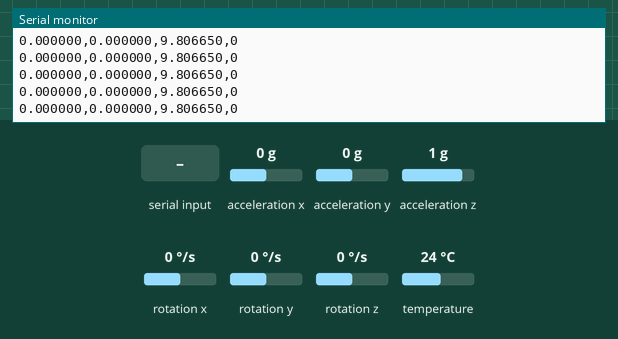
This sketch was run on a simulated ESP32. Parts: the last lines printed to the serial monitor. The inputs (shaded band) are chosen by the test bench; at power-on: acceleration x 0 g, acceleration y 0 g, acceleration z 1 g, rotation x 0 °/s, rotation y 0 °/s, rotation z 0 °/s, temperature 24 °C.

Above: at 1.2 s.
1.3 s: "b" received over Serial
2.8 s: "e" received over Serial
4.3 s: acceleration x set to -1.4 g
At 5.2 s:
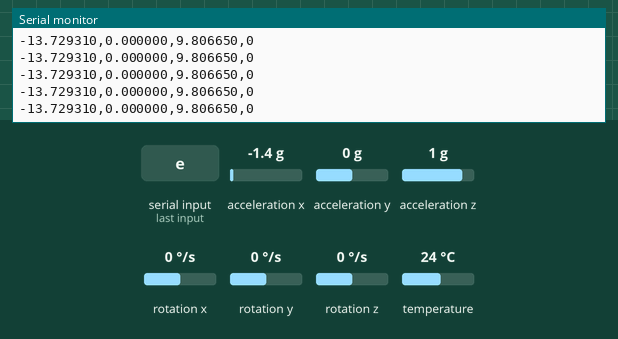
5.8 s: acceleration y set to -1.4 g
At 6.9 s:
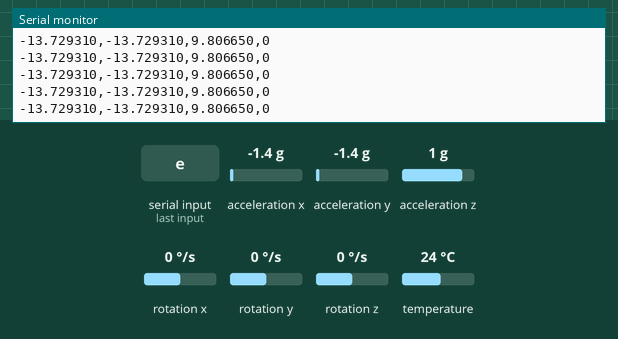
8.8 s: acceleration z set to -1.4 g
At 9.3 s:
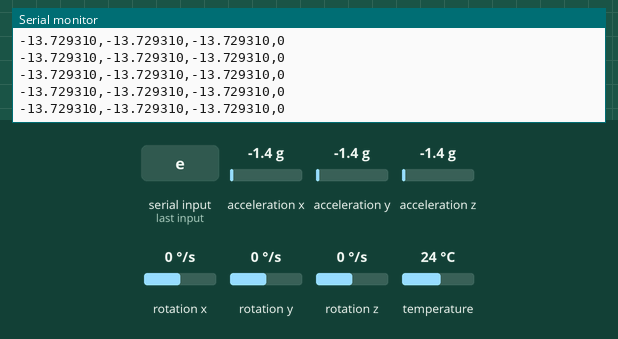
Timing chart, 0 to 11.3 s (numbered marks = the images above; inputs shaded):
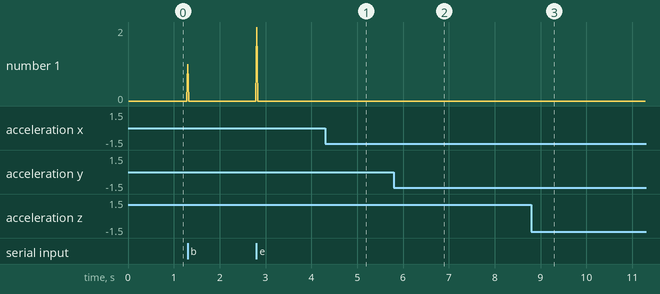

The sketch:

esp32_mpu6050_data_collection.ino
```cpp
#include <Adafruit_MPU6050.h>
#include <Adafruit_Sensor.h>
#include <Wire.h>

Adafruit_MPU6050 mpu;

// Marcadores de Evento. Estes serão enviados UMA VEZ quando o comando correspondente for recebido.
volatile int eventMarker = 0; // 0 = Nenhum, 1 = Início de Evento, 2 = Fim de Evento
volatile bool sendMarkerFlag = false;

void setup(void) {
  Serial.begin(115200);
  while (!Serial) {
    delay(10);
  }

  if (!mpu.begin()) {
    Serial.println("Falha ao encontrar o chip MPU6050");
    while (1) {
      delay(10);
    }
  }
  Serial.println("MPU6050 Encontrado!");

  mpu.setAccelerometerRange(MPU6050_RANGE_8_G);
  mpu.setFilterBandwidth(MPU6050_BAND_21_HZ);

  Serial.println("\nESP32 Pronto para Coleta de Dados com Marcadores.");
  Serial.println("Aguardando comandos ('b'=begin event, 'e'=end event) via Serial...");
  Serial.println("Formato da saída de dados: Ax,Ay,Az,EventMarker (0=normal, 1=inicio, 2=fim)");
  Serial.println("----------------------------------------------------");
}

void loop() {
  if (Serial.available() > 0) {
    char command = Serial.read();
    switch (command) {
      case 'b': // Comando para INÍCIO de evento
        eventMarker = 1;
        sendMarkerFlag = true;
        Serial.println("INFO: Marcador INÍCIO de evento recebido.");
        break;
      case 'e': // Comando para FIM de evento
        eventMarker = 2;
        sendMarkerFlag = true;
        Serial.println("INFO: Marcador FIM de evento recebido.");
        break;
      // O comando 's' (stop) será gerenciado pelo script Python,
      // que simplesmente parará de ler da serial ou fechará a porta.
    }
  }

  sensors_event_t a, g, temp;
  mpu.getEvent(&a, &g, &temp);

  Serial.print(a.acceleration.x, 6);
  Serial.print(",");
  Serial.print(a.acceleration.y, 6);
  Serial.print(",");
  Serial.print(a.acceleration.z, 6);
  Serial.print(",");

  if (sendMarkerFlag) {
    Serial.println(eventMarker);
    sendMarkerFlag = false; // Reseta o flag para que o marcador seja enviado apenas uma vez
    eventMarker = 0;      // Volta para o marcador padrão (0) para as próximas linhas normais
  } else {
    Serial.println("0"); // Marcador padrão para dados normais
  }

  delay(20); // Taxa de amostragem de 50Hz
} 
```

Measured:
- after the input at 4.3 s, the serial monitor: prints a new line at once (image 1)
- after the input at 5.8 s, the serial monitor: prints a new line at once (image 2)
- after the input at 8.8 s, the serial monitor: prints a new line at once (image 3)
